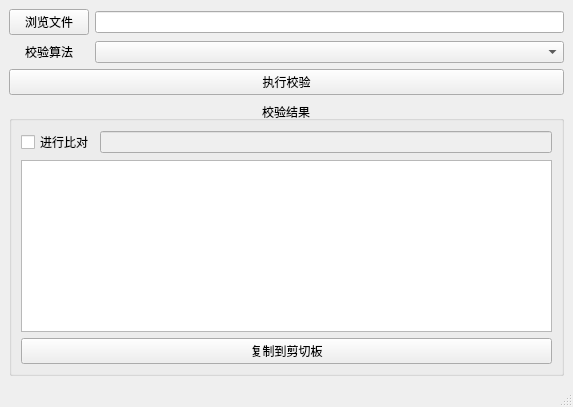
<?xml version="1.0" encoding="UTF-8"?>
<ui version="4.0">
 <class>MainWindow</class>
 <widget class="QMainWindow" name="MainWindow">
  <property name="geometry">
   <rect>
    <x>0</x>
    <y>0</y>
    <width>573</width>
    <height>407</height>
   </rect>
  </property>
  <property name="windowTitle">
   <string>MainWindow</string>
  </property>
  <widget class="QWidget" name="centralwidget">
   <layout class="QGridLayout" name="gridLayout_2" rowstretch="0,0,0,0,0" columnstretch="0,0">
    <item row="1" column="1">
     <widget class="QComboBox" name="m_comboBox"/>
    </item>
    <item row="4" column="0" colspan="2">
     <widget class="QGroupBox" name="groupBox">
      <property name="title">
       <string>校验结果</string>
      </property>
      <property name="alignment">
       <set>Qt::AlignCenter</set>
      </property>
      <layout class="QGridLayout" name="gridLayout" columnstretch="0,1">
       <item row="2" column="0" colspan="2">
        <widget class="QTextEdit" name="m_textEdit"/>
       </item>
       <item row="1" column="0">
        <widget class="QCheckBox" name="m_checkBox">
         <property name="text">
          <string>进行比对</string>
         </property>
        </widget>
       </item>
       <item row="1" column="1">
        <widget class="QLineEdit" name="m_compare">
         <property name="enabled">
          <bool>false</bool>
         </property>
        </widget>
       </item>
       <item row="3" column="0" colspan="2">
        <widget class="QPushButton" name="m_bt_copy">
         <property name="text">
          <string>复制到剪切板</string>
         </property>
        </widget>
       </item>
      </layout>
     </widget>
    </item>
    <item row="3" column="0" colspan="2">
     <widget class="QPushButton" name="m_btRun">
      <property name="text">
       <string>执行校验</string>
      </property>
     </widget>
    </item>
    <item row="1" column="0">
     <widget class="QLabel" name="label">
      <property name="text">
       <string>校验算法</string>
      </property>
      <property name="alignment">
       <set>Qt::AlignCenter</set>
      </property>
     </widget>
    </item>
    <item row="0" column="0">
     <widget class="QPushButton" name="m_btBrowse">
      <property name="text">
       <string>浏览文件</string>
      </property>
     </widget>
    </item>
    <item row="0" column="1">
     <widget class="QLineEdit" name="m_lineEdit">
      <property name="readOnly">
       <bool>true</bool>
      </property>
     </widget>
    </item>
   </layout>
  </widget>
  <widget class="QMenuBar" name="menubar">
   <property name="geometry">
    <rect>
     <x>0</x>
     <y>0</y>
     <width>573</width>
     <height>19</height>
    </rect>
   </property>
  </widget>
  <widget class="QStatusBar" name="statusbar"/>
 </widget>
 <resources/>
 <connections/>
</ui>
